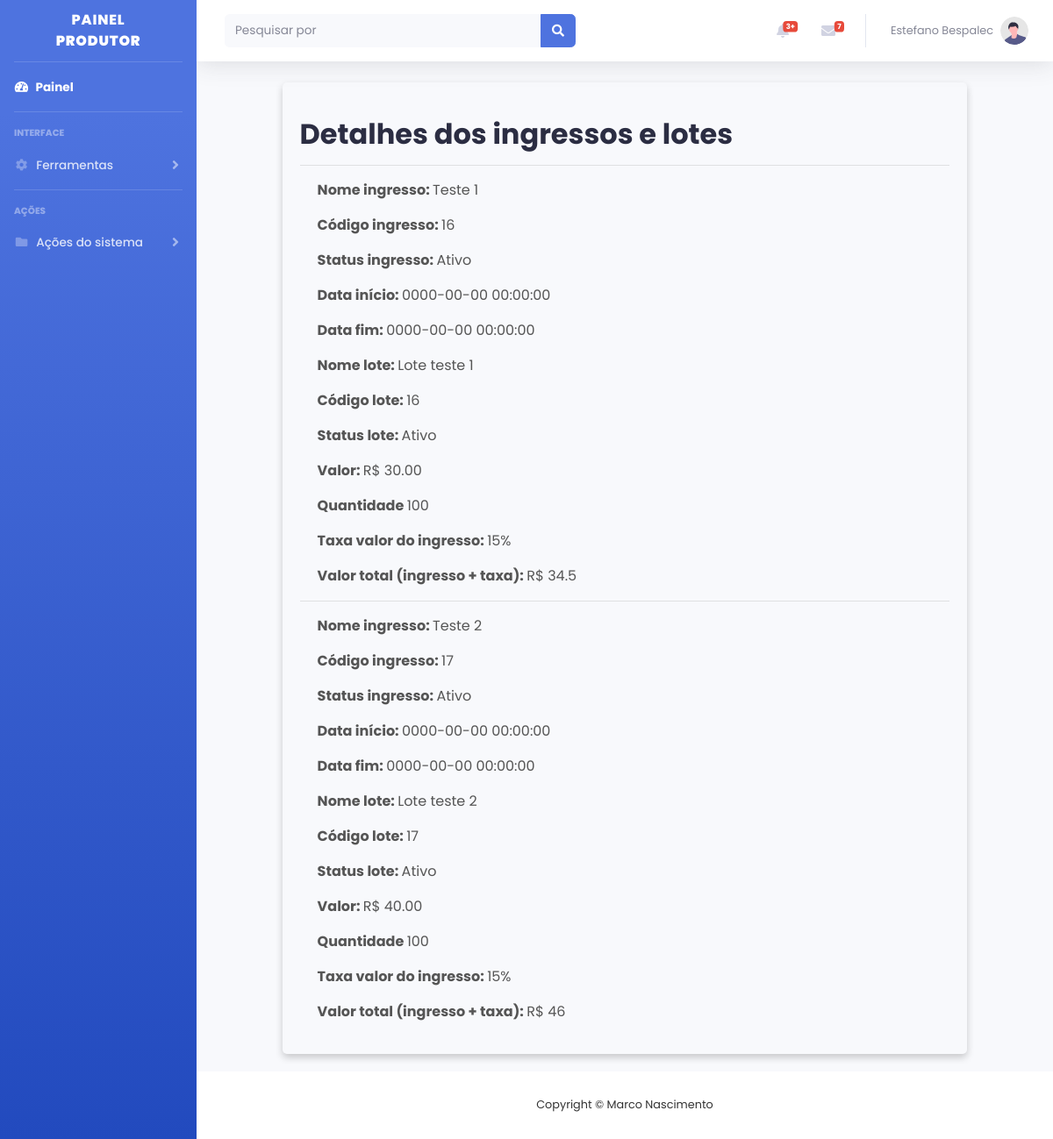
Page /api/view-ingressos-lote.php?id=22 (signed in) on the committed database.
### tables this page shows
CREATE TABLE `events` (
  `id_event` int(11) NOT NULL,
  `tenant_id` int(11) DEFAULT NULL,
  `title` varchar(255) NOT NULL,
  `date_hour` datetime NOT NULL,
  `local_cep` varchar(10) NOT NULL,
  `local_city` varchar(255) NOT NULL,
  `local_uf` varchar(2) NOT NULL,
  `local_street` varchar(255) NOT NULL,
  `local_neighborhood` varchar(255) NOT NULL,
  `local_number` varchar(50) NOT NULL,
  `local_name` varchar(255) NOT NULL,
  `category` varchar(100) DEFAULT NULL,
  `created_at` timestamp NOT NULL DEFAULT current_timestamp(),
  `image_event` longblob DEFAULT NULL,
  `description` text DEFAULT NULL,
  `complement` text DEFAULT NULL,
  `events_active` tinyint(1) NOT NULL DEFAULT 1
);

CREATE TABLE `ingressos` (
  `id_ingresso` int(11) NOT NULL,
  `id_evento` int(11) DEFAULT NULL,
  `nome_ingresso` varchar(255) NOT NULL,
  `ingresso_ativo` tinyint(1) NOT NULL,
  `created_at` timestamp NOT NULL DEFAULT current_timestamp(),
  `start_date` datetime DEFAULT NULL,
  `end_date` datetime DEFAULT NULL
);

CREATE TABLE `lotes` (
  `id_lote` int(11) NOT NULL,
  `id_ingresso` int(11) DEFAULT NULL,
  `nome_lote` varchar(255) NOT NULL,
  `lote_ativo` tinyint(1) NOT NULL,
  `valor_ingresso` decimal(10,2) NOT NULL,
  `quantidade_ingresso` int(11) NOT NULL,
  `created_at` timestamp NOT NULL DEFAULT current_timestamp(),
  `taxa_valor_ingresso` varchar(255) DEFAULT NULL
);

### api/view-ingressos-lote.php (the view, shortened to what this page needs)
<?php
require_once('conn.php');
$id = $_GET['id'];
$query = "SELECT events.*, ingressos.*, lotes.*
          FROM events
          LEFT JOIN ingressos ON events.id_event = ingressos.id_evento
          LEFT JOIN lotes ON ingressos.id_ingresso = lotes.id_ingresso
          WHERE events.id_event = ?";
$stmt = $conn->prepare($query);
$stmt->bind_param("i", $id);
$stmt->execute();
$result = $stmt->get_result();
$rows = array();
if ($result->num_rows > 0) {
    while ($row = $result->fetch_assoc()) {
        $rows[] = $row;
    }
} else {
    echo "0 results";
}
?>
<!DOCTYPE html>
<html lang="pt-br">
<head>
    <link href="../vendor/fontawesome-free/css/all.min.css" rel="stylesheet" type="text/css">
    <link href="../css/sb-admin-2.min.css" rel="stylesheet">
    <link rel="stylesheet" href="../css/login.css">
    <link rel="stylesheet" href="../css/card-event.css">
    <link rel="stylesheet" href="../css/card-event-custom.css">
</head>
<body id="page-top">
    <div id="wrapper">
        <ul class="navbar-nav bg-gradient-primary sidebar sidebar-dark accordion" id="accordionSidebar">
            <a class="sidebar-brand d-flex align-items-center justify-content-center" href="dashboard.php">
                <div class="sidebar-brand-text mx-3">Painel <strong>Produtor</strong></div>
            </a>
            <hr class="sidebar-divider my-0">
            <li class="nav-item active">
                <a class="nav-link" href="index.html">
                    <i class="fas fa-fw fa-tachometer-alt"></i>
                    <span>Painel</span>
                </a>
            </li>
            <hr class="sidebar-divider">
            <div class="sidebar-heading">Interface</div>
            <li class="nav-item">
                <a class="nav-link collapsed" href="#" data-toggle="collapse" data-target="#collapseTwo" aria-expanded="true" aria-controls="collapseTwo">
                    <i class="fas fa-fw fa-cog"></i>
                    <span>Ferramentas</span>
                </a>
            </li>
            <hr class="sidebar-divider">
            <div class="sidebar-heading">
                Ações
            </div>
            <li class="nav-item">
                <a class="nav-link collapsed" href="#" data-toggle="collapse" data-target="#collapsePages" aria-expanded="true" aria-controls="collapsePages">
                    <i class="fas fa-fw fa-folder"></i>
                    <span>Ações do sistema</span>
                </a>
            </li>
        </ul>
        <div id="content-wrapper" class="d-flex flex-column">
            <div id="content">
                <nav class="navbar navbar-expand navbar-light bg-white topbar mb-4 static-top shadow">
                    <form class="d-none d-sm-inline-block form-inline mr-auto ml-md-3 my-2 my-md-0 mw-100 navbar-search">
                        <div class="input-group">
                            <input type="text" class="form-control bg-light border-0 small" placeholder="Pesquisar por" aria-label="Search" aria-describedby="basic-addon2">
                            <div class="input-group-append">
                                <button class="btn btn-primary" type="button">
                                    <i class="fas fa-search fa-sm"></i>
                                </button>
                            </div>
                        </div>
                    </form>
                    <ul class="navbar-nav ml-auto">
                        <li class="nav-item dropdown no-arrow mx-1">
                            <a class="nav-link dropdown-toggle" href="#" id="alertsDropdown" role="button" data-toggle="dropdown" aria-haspopup="true" aria-expanded="false">
                                <i class="fas fa-bell fa-fw"></i>
                                <span class="badge badge-danger badge-counter">3+</span>
                            </a>
                        </li>
                        <li class="nav-item dropdown no-arrow mx-1">
                            <a class="nav-link dropdown-toggle" href="#" id="messagesDropdown" role="button" data-toggle="dropdown" aria-haspopup="true" aria-expanded="false">
                                <i class="fas fa-envelope fa-fw"></i>
                                <span class="badge badge-danger badge-counter">7</span>
                            </a>
                        </li>
                        <li class="nav-item dropdown no-arrow">
                            <a class="nav-link dropdown-toggle" href="#" id="userDropdown" role="button" data-toggle="dropdown" aria-haspopup="true" aria-expanded="false">
                                <span class="mr-2 d-none d-lg-inline text-gray-600 small">
                                    <?php echo $_SESSION['tenant_name']; ?>
                                </span>
                                <img class="img-profile rounded-circle" src="../img/undraw_profile.svg">
                            </a>
                        </li>
                    </ul>
                </nav>
                <div class="event-details" style="margin-bottom: 20px">
                    <h2 class="event-title">Detalhes dos ingressos e lotes</h2>
                    <?php
                    foreach ($rows as $row) {
                        echo '<hr class="sidebar-divider">';
                        echo '<p class="event-info"><strong>Nome ingresso: </strong>' . $row['nome_ingresso'] . '</p>';
                        echo '<p class="event-info"><strong>Código ingresso: </strong>' . $row['id_ingresso'] . '</p>';
                        echo '<p class="event-info"><strong>Status ingresso: </strong>';
                        echo $row['ingresso_ativo'] == 1 ? 'Ativo' : 'Inativo';
                        echo '</p>';
                        echo '<p class="event-info"><strong>Data início: </strong>' . $row['start_date'] . '</p>';
                        echo '<p class="event-info"><strong>Data fim: </strong>' . $row['end_date'] . '</p>';
                        echo '<p class="event-info"><strong>Nome lote: </strong>' . $row['nome_lote'] . '</p>';
                        echo '<p class="event-info"><strong>Código lote: </strong>' . $row['id_lote'] . '</p>';
                        echo '<p class="event-info"><strong>Status lote: </strong>';
                        echo $row['lote_ativo'] == 1 ? 'Ativo' : 'Inativo';
                        echo '</p>';
                        echo '<p class="event-info"><strong>Valor: </strong>R$ ' . $row['valor_ingresso'] . '</p>';
                        echo '<p class="event-info"><strong>Quantidade </strong>' . $row['quantidade_ingresso'] . '</p>';
                        echo '<p class="event-info"><strong>Taxa valor do ingresso: </strong>' . $row['taxa_valor_ingresso'] . '%</p>';
                        $valor_ingresso = $row['valor_ingresso'];
                        $taxa_valor_ingresso = $row['taxa_valor_ingresso'];
                        $valor_total = $valor_ingresso + ($valor_ingresso * $taxa_valor_ingresso / 100);
                        echo '<p class="event-info"><strong>Valor total (ingresso + taxa): </strong>R$ ' . $valor_total . '</p>';
                    }
                    ?>
                </div>
            </div>
            <footer class="sticky-footer bg-white">
                <div class="container my-auto">
                    <div class="copyright text-center my-auto">
                        <span>Copyright &copy; Marco Nascimento</span>
                    </div>
                </div>
            </footer>
</body>
</html>

### css/login.css (style rules this page uses)
* { margin: 0; padding: 0; box-sizing: border-box; font-family: "Poppins", sans-serif; }

### css/card-event-custom.css (style rules this page uses)
body { font-family: 'Montserrat', sans-serif; font-weight: 400; color: #333; }
h1, h2, h3, h4, h5, h6 { color: #2B2D42; font-weight: 700; margin: 0 0 10px; }
a { color: #2B2D42; font-weight: 500; -webkit-transition: 0.2s color; transition: 0.2s color; }
ul, ol { margin: 0; padding: 0; list-style: none }
.copyright { margin-top: 30px; display: block; font-size: 12px; }

### api/view-ingressos-lote.php (style rules this page uses)
.event-details { width: 80%; margin: auto; padding: 20px; box-shadow: 0 4px 8px 0 rgba(0, 0, 0, 0.2); transition: 0.3s; border-radius: 5px; }
.event-title { margin-top: 20px; font-size: 2em; font-weight: bold; }
.event-info { margin-left: 20px; font-size: 1em; color: #555; }

### rows in the picture
events: ingressos.nome_ingresso "Teste 1", lotes.id_ingresso "16", ingressos.start_date "0000-00-00 00:00:00", ingressos.end_date "0000-00-00 00:00:00", lotes.nome_lote "Lote teste 1", lotes.id_lote "16", lotes.valor_ingresso "30.00", lotes.quantidade_ingresso "100", lotes.taxa_valor_ingresso "15", lotes.valor_ingresso+taxa_valor_ingresso "34.5", ingressos.nome_ingresso "Teste 2", lotes.id_ingresso "17", lotes.nome_lote "Lote teste 2", lotes.id_lote "17", lotes.valor_ingresso "40.00", lotes.valor_ingresso+taxa_valor_ingresso "46"

### other values in the picture
$_SESSION['tenant_name'] "Estefano Bespalec"
